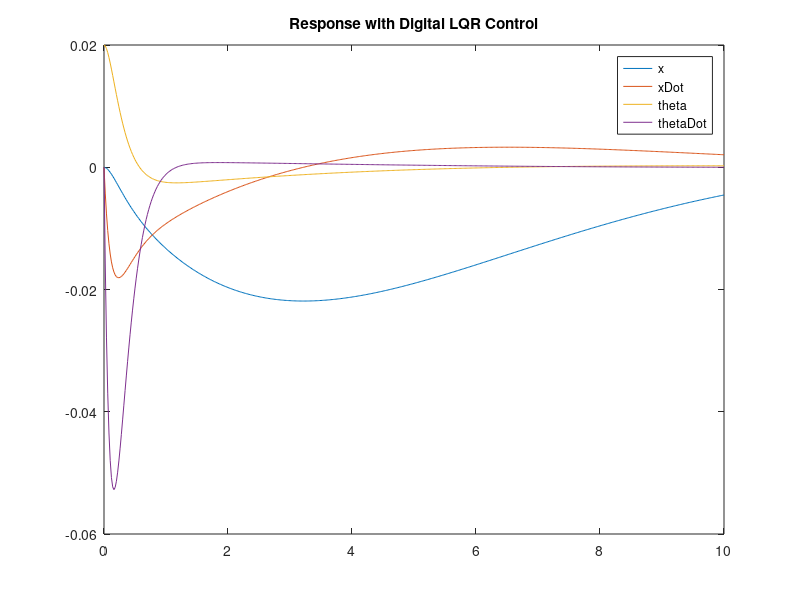
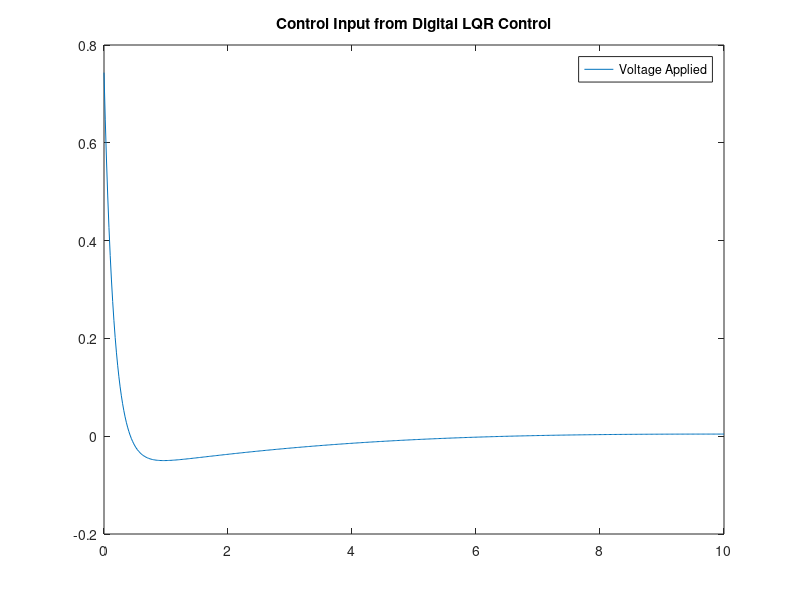

Here is the MATLAB script that generated these plots, in order:
clear; clc;

M  = 0.2;        % mass of both wheels kg
m  = 1.66;       % mass of body kg
g  = 9.8;        % gravity yo.
I  = 0.0717;      % rotational intertia of robot
l  = 0.181;      % length from wheels to robot's COM (meters)
bf = 0.0001;     % friction between wheels and floor

denom = M*l^2*m+I*M+I*m;

a22 = bf*(m*l^2+I) / denom;
a23 = m^2*g*l^2 / denom;
a42 = -bf*m*l / denom;
a43 = m*l*g*(M + m) / denom;

a = [ 0 1   0   0;
      0 a22 a23 0;
      0 0   0   1;
      0 a42 a43 0;
    ];

b2 = I + m * l^2 / denom;
b4 = m * l / denom;

b = [0; b2; 0; b4];

c = [1 0 0 0; 0 1 0 0; 0 0 1 0; 0 0 0 1];

d = [0; 0; 0; 0];

% Name States, Inputs, and Outputs

states = {'xDot' 'xDDot' 'ThDot' 'ThDDot'};
inputs = ('Va');
outputs= {'x' 'xDot' 'Theta' 'ThDot'};

% Construct State-Space System

sys_ss = ss(a,b,c,d,'statename',states,'inputname',inputs,'outputname',outputs);


%% Discrete Time State-Space with LQR Modeling

% Set timestep value in seconds
Ts=0.02; % 50Hz

% Convert Continous Time Model to Discrete Time Model

sys_d = c2d(sys_ss,Ts,'zoh');

% Construct Discrete Time State-Space Matrices

A = sys_d.a;
B = sys_d.b;
C = sys_d.c;
D = sys_d.d;

% State Weights for Q weight matrix (Assigned arbitrarily/trial and error)

w = 1;            % x state variable weight
x = 1;          % xDot state variable weight
y = 1;           % theta state variable weight
z = 1;            % thetaDot state variable weight

% Construct Q matrix (symmetric diagonal)

Q = [w 0 0 0;
     0 x 0 0;
     0 0 y 0;
     0 0 0 z];

% Assign R value for LQR input weight

R = 1;

% Find LQR gain Matrix K and new poles e

[K,S,e] = dlqr(A,B,Q,R);

%% Save the matrices
dlmwrite('Ad_matrix.csv',A);
dlmwrite('Bd_matrix.csv',B);
dlmwrite('Kd_matrix.csv',K);

%% Closed Loop Discrete Time State-Space Model

% Construct state feedback discrete time state-space model matrices

Ac = (A-B*K);
Bc = B;
Cc = C;
Dc = D;

% Closed loop poles from state feedback

poles_LQR = eig(Ac);

% Construct discrete time state-space model for state feedback simulation

sys_cl = ss(Ac,Bc,Cc,Dc,Ts,'statename',states,'inputname',inputs,'outputname',outputs);

% Verify poles match last 2 pole values

poles = eig(sys_cl.a);

% Initialize time array in increments of model timestep

t = 0:Ts:10;

% Set initial conditions for simulation

x0=[0 0 .02 0];     % Inintial angle: 0.2 radians

% Run simulation of system response based on initial angle of 0.2 radians.

% All states should converge on a value of zero to ensure robot maintains
% constant position, speed, tilt angle, and tilt rate of 0. Robot stays
% vertical and at initial position.

[y,t,x]=initial(sys_cl,x0,t);

% Plot all state output

figure;
plot(t,y(:,1),t,y(:,2),t,y(:,3),t,y(:,4));
legend('x','xDot','theta','thetaDot')
title('Response with Digital LQR Control')

%Plot control input due to LQR state feedback gain

figure;
plot(t,(K(1).*y(:,1)+K(2).*y(:,2)+K(3).*y(:,3)+K(4).*y(:,4)))
legend('Voltage Applied')
title('Control Input from Digital LQR Control')
